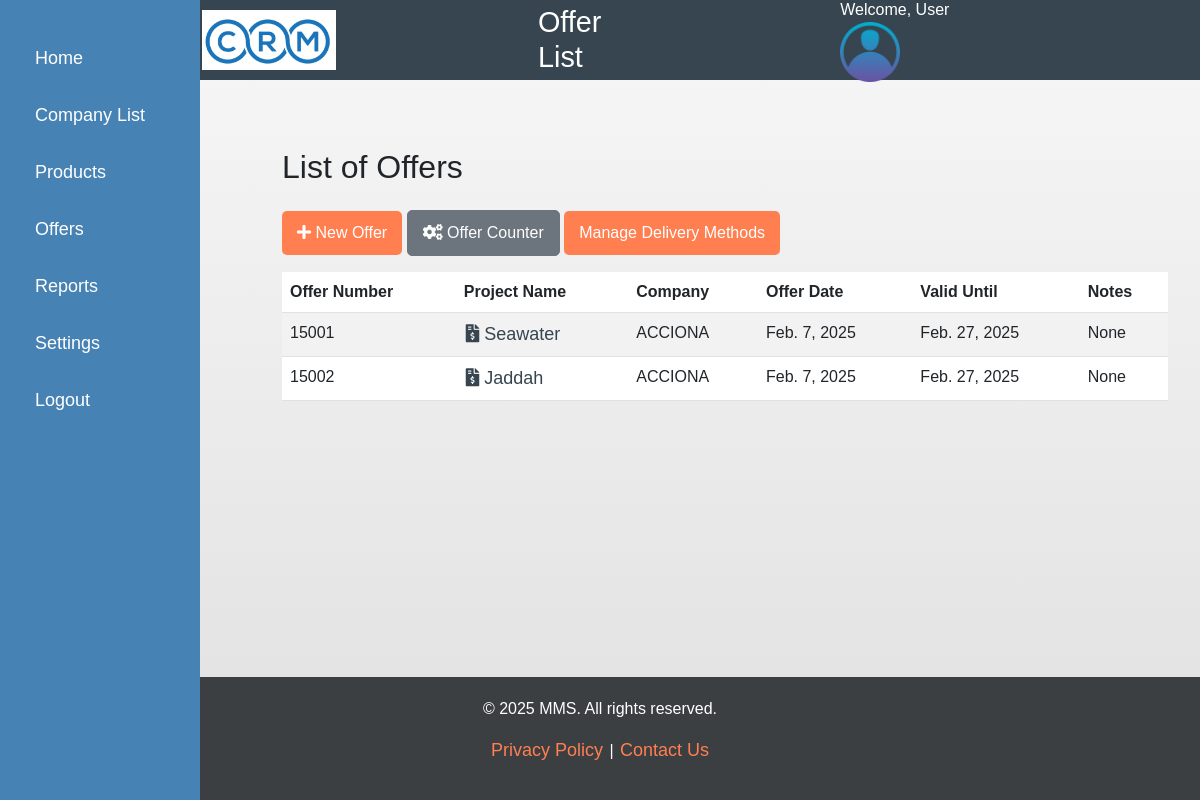
Before: /offers/ with the older database file.
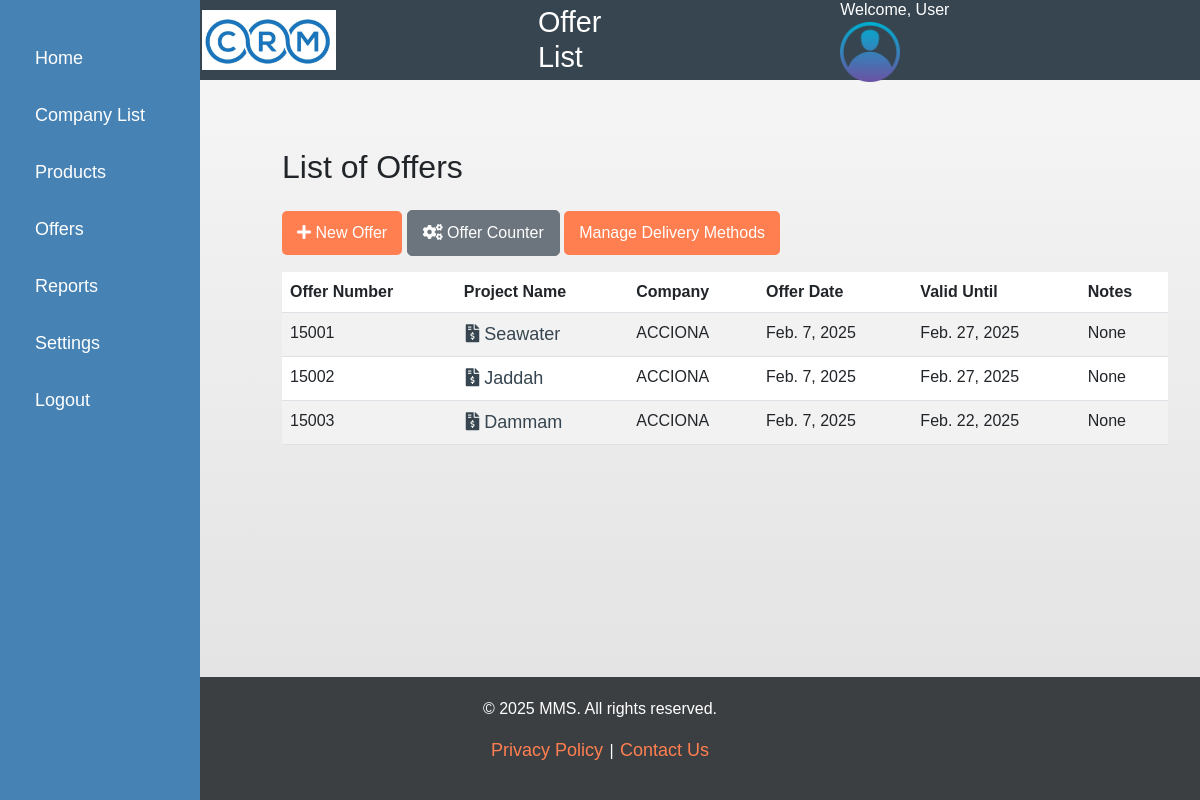
After: the same page with the newer database file.
### offers/models.py (models this page shows, shortened)
class Offer(models.Model):
    company = models.ForeignKey(Company, on_delete=models.CASCADE)
    contact_person = models.ForeignKey(Contact, on_delete=models.SET_NULL, null=True, blank=True)
    delivery_method = models.ForeignKey(DeliveryMethod, on_delete=models.SET_NULL, null=True, blank=True)
    offer_number = models.PositiveIntegerField(unique=True)
    offer_date = models.DateField(auto_now_add=False, default=None)
    valid_until = models.DateField()
    notes = models.TextField(blank=True, null=True)
    project_name = models.CharField(max_length=255)
    project_country = CountryField(blank_label='(Select a country)', null=True, blank=True)
    payment_terms = models.TextField(blank=True, null=True)

### company/models.py (models this page shows, shortened)
class Company(models.Model):
    CLASSIFICATION_CHOICES = [
        ('High Value', 'High Value'),
        ('Medium Value', 'Medium Value'),
        ('Low Value', 'Low Value'),
        ('Unimportant', 'Unimportant'),
    ]
    name = models.CharField(max_length=100)
    logo = models.ImageField(upload_to='logos/', null=True, blank=True)
    address = models.CharField(max_length=250, null=True, blank=True)
    description = models.TextField()
    city = models.CharField(max_length=100, null=True, blank=True)
    country = CountryField(blank_label='(Select a country)', null=True, blank=True)
    phone = models.CharField(max_length=15, null=True, blank=True)
    email = models.EmailField(null=True, blank=True)
    website = models.URLField(null=True, blank=True)
    classification = models.CharField(
        max_length=15,
        choices=CLASSIFICATION_CHOICES,
        default='Unimportant'
    )
    created_at = models.DateTimeField(auto_now_add=True)
    updated_at = models.DateTimeField(auto_now=True)

### offers/views.py (the view)
# urls.py: path('', views.offer_list, name='list'),
def offer_list(request):
    offers = Offer.objects.all()
    return render(request, 'offers/offer_list.html', {'offers': offers})

### offers/templates/offers/offer_list.html (shortened to what this page needs)
{% extends "base.html" %}
{% block header %}
    Offer List
{% endblock %}
{% block content %}
    <div class="container mt-5">
        <h2 class="mb-4">List of Offers</h2>
        <a href="{% url 'offers:create' %}" class="btn btn-primary mb-3">
            <i class="fas fa-plus"></i> New Offer
        </a>
        <a href="{% url 'offers:initialize_counter' %}" class="btn btn-secondary mb-3">
            <i class="fas fa-cogs"></i> Offer Counter
        </a>
        <a href="{% url 'offers:create_delivery_method' %}" class="btn btn-primary mb-3">Manage Delivery Methods</a>
        {% if offers %}
            <table class="table table-striped">
                <thead>
                    <tr>
                        <th>Offer Number</th>
                        <th>Project Name</th>
                        <th>Company</th>
                        <th>Offer Date</th>
                        <th>Valid Until</th>
                        <th>Notes</th>
                    </tr>
                </thead>
                <tbody>
                    {% for offer in offers %}
                        <tr>
                            <td>{{ offer.offer_number }}</td>
                            <td><a href="{% url 'offers:detail' offer.pk %}">
                                <i class="fas fa-file-invoice-dollar"></i> {{ offer.project_name }}</a>
                            </td>
                            <td>
                                 {{ offer.company.name }}
                            </td>
                            <td>{{ offer.offer_date }}</td>
                            <td>{{ offer.valid_until }}</td>
                            <td>{{ offer.notes }}</td>
                        </tr>
                    {% endfor %}
                </tbody>
            </table>
        {% else %}
            <p>No offers available.</p>
        {% endif %}
    </div>
{% endblock %}

Changed rows visible on the page:
added Offer: offer_number "15003", project_name "Dammam", company.name "ACCIONA", offer_date "Feb. 7, 2025", valid_until "Feb. 22, 2025", notes "None"
